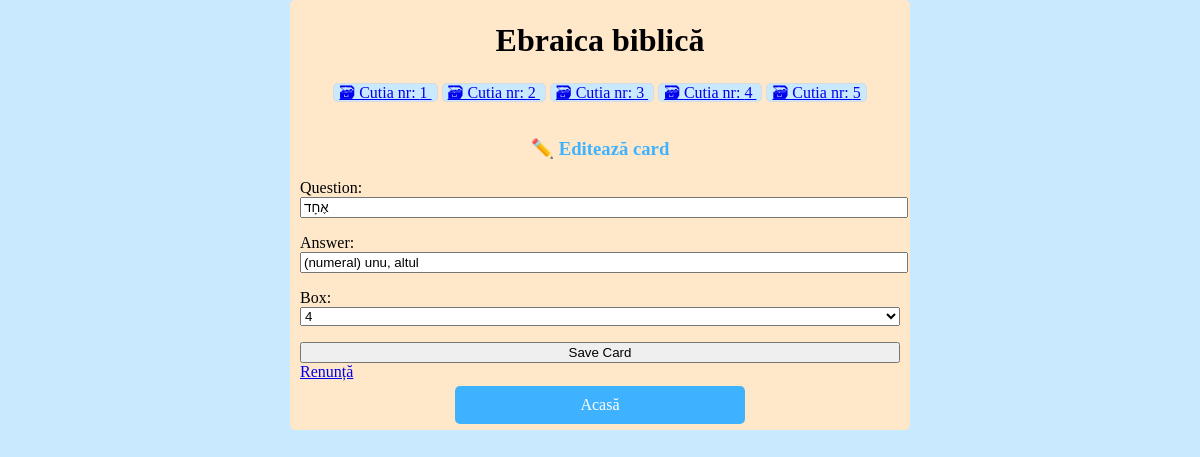
The app's page /cards/edit/6, older data.
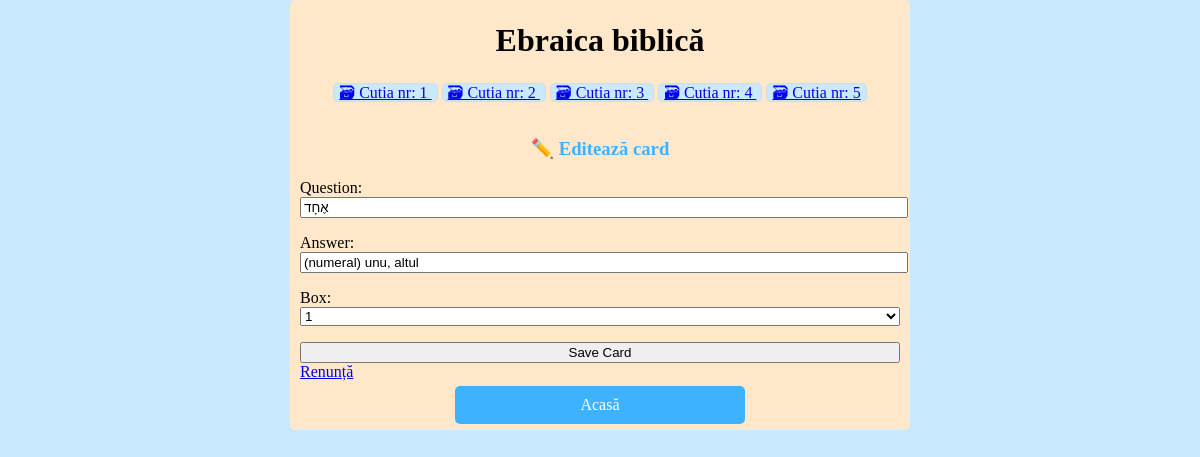
The same page, newer data.
### cards/models.py (models this page shows, shortened)
class Card(models.Model):
    question = models.CharField(max_length=100)
    answer = models.CharField(max_length=1000)
    box = models.IntegerField(
        choices=zip(BOXES, BOXES),
        default=BOXES[0],
    )
    date_created = models.DateTimeField(auto_now_add=True)
    user = models.ForeignKey(User, on_delete=models.CASCADE, related_name='cards' )

### cards/views.py (the view)
# urls.py: path("edit/<int:pk>", views.CardUpdateView.as_view(), name="card-update"),
class CardUpdateView(CardCreateView, UpdateView):
    success_url = reverse_lazy("card-list")

### cards/templatetags/cards_tags.py (called while the page is built)
@register.inclusion_tag("cards/box_links.html")
def boxes_as_links():
    boxes = []
    for box_num in BOXES:
        card_count = Card.objects.filter(box=box_num).count()
        boxes.append({
            "number": box_num,
            "card_count": card_count,
        })
    return {"boxes": boxes}

### cards/templates/cards/card_form.html (shortened to what this page needs)
{% extends "cards/base.html" %}
{% block content %}
    {% if card %}
        <h3>✏️ Editează card</h3>
    {% else %}
        <h2>✨ Creaza card nou</h2>
    {% endif %}
    <form method="post">
        {{ form.as_p }}
        <input type="submit" value="Save Card">
    </form>
    <a href="{% url 'card-list' %}">
        Renunță
    </a>
{% endblock %}

Row changes from the older to the newer data that the page shows:
changed Card "(numeral) unu, altul": box "4" → "1"
